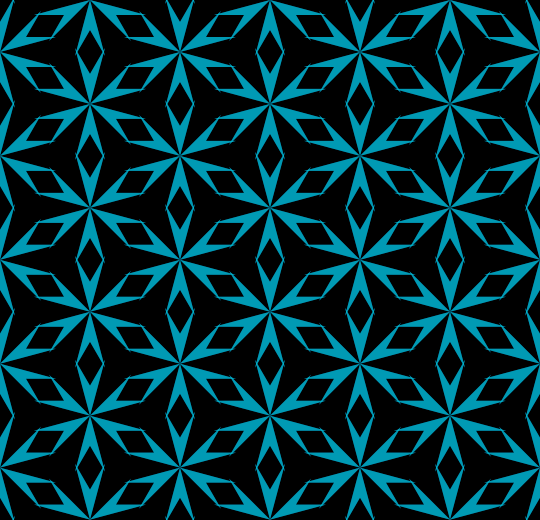
Frame 1 (no input)
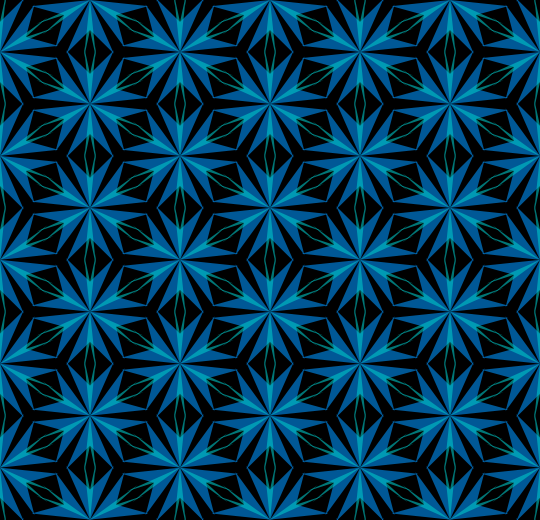
Frame 60 (the mouse pressed at the canvas centre just before this capture)
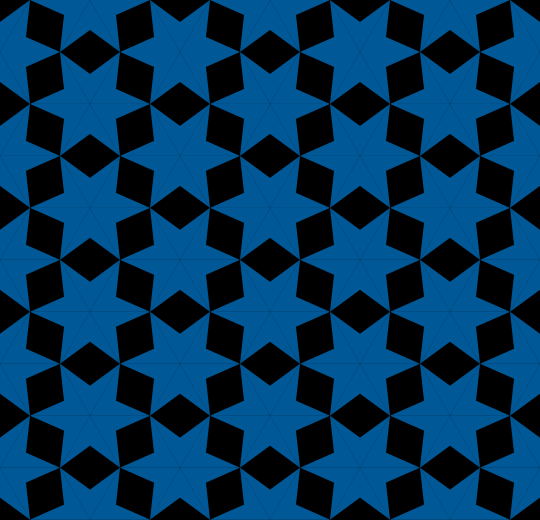
Frame 120 (the mouse held since frame 60 and released just before this capture)

The Processing sketch that drew these frames (run headless with seeded random() and noise(); from frame 60 on, the mouse is pressed at the canvas centre):

// Processing sketch: processing_166068
// ── processing_166068.pde

float oRadius, iRadius; 
int numSegments = 6; 
Star star; 
float inc; 
float hoehe; 

void setup() {
  size(540, 520); 
  background(0); 
  smooth(); 
  noStroke(); 

  oRadius = 60; 
  iRadius = oRadius/2; 
  star = new Star();
  hoehe = sqrt(3.0)/2.0 * oRadius;
}

void draw() {
  background(0);
  //fill(0, 25); 
  //rect(0, 0, width, height);  

  float factor;  
  factor = map(sin(radians(inc)), -1, 1, -0.1, 1.1);
  factor = constrain(factor, 0, 1); 

  float yStart, xStart, xStep;
  xStart = 0; 
  yStart = 0; 
  xStep = 3*oRadius/2; 

  fill(0, 150, 255, 150);
  for (float my = yStart-hoehe; my <= height+hoehe; my += hoehe) {
    for (float mx = xStart; mx <= width+oRadius; mx += 3*oRadius) { 
      pushMatrix(); 
      translate(mx, my);
      star.drawShape(0, 0, 1-factor);
      popMatrix();
    }
    xStart += xStep;
    xStep *= -1;
  }

  fill(0, 200, 200, 150);
  xStart = 0; 
  yStart = 0; 
  xStep = 3*oRadius/2; 
  for (float my = yStart-hoehe; my <= height+hoehe; my += hoehe) {
    for (float mx = xStart; mx <= width+oRadius; mx += 3*oRadius) { 
      pushMatrix(); 
      translate(mx, my);
      star.drawShape(0, 0, factor);
      popMatrix();
    }
    xStart += xStep;
    xStep *= -1;
  }

  inc += 0.5;
}

class Star {
  int numVertices = 4;
  PVector[] vStart; 
  PVector[] vGoal; 

  Star() {
    float angle = TWO_PI / numSegments; 

    vStart = new PVector[numVertices]; 
    vGoal = new PVector[numVertices];

    vStart[0] = new PVector(0, 0);
    vStart[1] = new PVector(cos(0)*oRadius, sin(0)*oRadius);
    vStart[2] = new PVector(cos(angle/2)*iRadius, sin(angle/2)*iRadius);
    vStart[3] = new PVector(cos(angle)*oRadius, sin(angle)*oRadius);

    vGoal[0] = new PVector(0, 0);
    vGoal[1] = new PVector(cos(angle/2)*oRadius, sin(angle/2)*oRadius);
    vGoal[2] = new PVector(cos(angle/2)*iRadius, sin(angle/2)*iRadius);
    vGoal[3] = new PVector(cos(angle/2)*oRadius, sin(angle/2)*oRadius);
  }

  void drawShape(float _mx, float _my, float _lFactor) {
    float angleStep = TWO_PI / numSegments; 
    float x, y; 

    pushMatrix();
    translate(_mx, _my);
    for (int j = 0; j < numSegments; j++) {       
      beginShape();
      for (int i = 0; i < numVertices; i++) {
        x = lerp(vStart[i].x, vGoal[i].x, _lFactor); 
        y = lerp(vStart[i].y, vGoal[i].y, _lFactor);
        vertex(x, y);
      }
      endShape(CLOSE);
      rotate(angleStep);
    }  
    popMatrix();
  }
}

void mouseReleased() {
  iRadius = map(mouseX, 0, width, oRadius/8, 7*oRadius/8);
  star = new Star();
}
